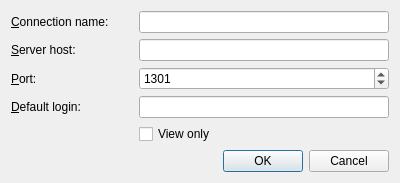
<?xml version="1.0" encoding="UTF-8"?>
<ui version="4.0">
 <class>Dialog</class>
 <widget class="QDialog" name="Dialog">
  <property name="geometry">
   <rect>
    <x>0</x>
    <y>0</y>
    <width>400</width>
    <height>174</height>
   </rect>
  </property>
  <property name="windowTitle">
   <string>Edit connection</string>
  </property>
  <layout class="QGridLayout" name="gridLayout">
   <item row="0" column="1" colspan="2">
    <widget class="QLineEdit" name="name"/>
   </item>
   <item row="3" column="1" colspan="2">
    <widget class="QLineEdit" name="login"/>
   </item>
   <item row="1" column="1" colspan="2">
    <widget class="QLineEdit" name="host">
     <property name="sizePolicy">
      <sizepolicy hsizetype="Expanding" vsizetype="Fixed">
       <horstretch>0</horstretch>
       <verstretch>0</verstretch>
      </sizepolicy>
     </property>
     <property name="frame">
      <bool>true</bool>
     </property>
    </widget>
   </item>
   <item row="0" column="0">
    <widget class="QLabel" name="label">
     <property name="text">
      <string>&amp;Connection name:</string>
     </property>
     <property name="buddy">
      <cstring>name</cstring>
     </property>
    </widget>
   </item>
   <item row="1" column="0">
    <widget class="QLabel" name="label_4">
     <property name="text">
      <string>&amp;Server host:</string>
     </property>
     <property name="buddy">
      <cstring>host</cstring>
     </property>
    </widget>
   </item>
   <item row="3" column="0">
    <widget class="QLabel" name="label_5">
     <property name="text">
      <string>&amp;Default login:</string>
     </property>
     <property name="buddy">
      <cstring>login</cstring>
     </property>
    </widget>
   </item>
   <item row="5" column="0" colspan="3">
    <widget class="QDialogButtonBox" name="buttonBox">
     <property name="orientation">
      <enum>Qt::Horizontal</enum>
     </property>
     <property name="standardButtons">
      <set>QDialogButtonBox::Cancel|QDialogButtonBox::Ok</set>
     </property>
    </widget>
   </item>
   <item row="2" column="0">
    <widget class="QLabel" name="label_2">
     <property name="text">
      <string>&amp;Port:</string>
     </property>
     <property name="buddy">
      <cstring>port</cstring>
     </property>
    </widget>
   </item>
   <item row="2" column="1" colspan="2">
    <widget class="QSpinBox" name="port">
     <property name="minimum">
      <number>1</number>
     </property>
     <property name="maximum">
      <number>65535</number>
     </property>
     <property name="value">
      <number>1301</number>
     </property>
    </widget>
   </item>
   <item row="4" column="1">
    <widget class="QCheckBox" name="viewonly">
     <property name="text">
      <string>View only</string>
     </property>
    </widget>
   </item>
  </layout>
 </widget>
 <tabstops>
  <tabstop>name</tabstop>
  <tabstop>host</tabstop>
  <tabstop>login</tabstop>
  <tabstop>buttonBox</tabstop>
 </tabstops>
 <resources/>
 <connections>
  <connection>
   <sender>buttonBox</sender>
   <signal>accepted()</signal>
   <receiver>Dialog</receiver>
   <slot>accept()</slot>
   <hints>
    <hint type="sourcelabel">
     <x>224</x>
     <y>108</y>
    </hint>
    <hint type="destinationlabel">
     <x>157</x>
     <y>130</y>
    </hint>
   </hints>
  </connection>
  <connection>
   <sender>buttonBox</sender>
   <signal>rejected()</signal>
   <receiver>Dialog</receiver>
   <slot>reject()</slot>
   <hints>
    <hint type="sourcelabel">
     <x>292</x>
     <y>114</y>
    </hint>
    <hint type="destinationlabel">
     <x>286</x>
     <y>130</y>
    </hint>
   </hints>
  </connection>
 </connections>
</ui>
